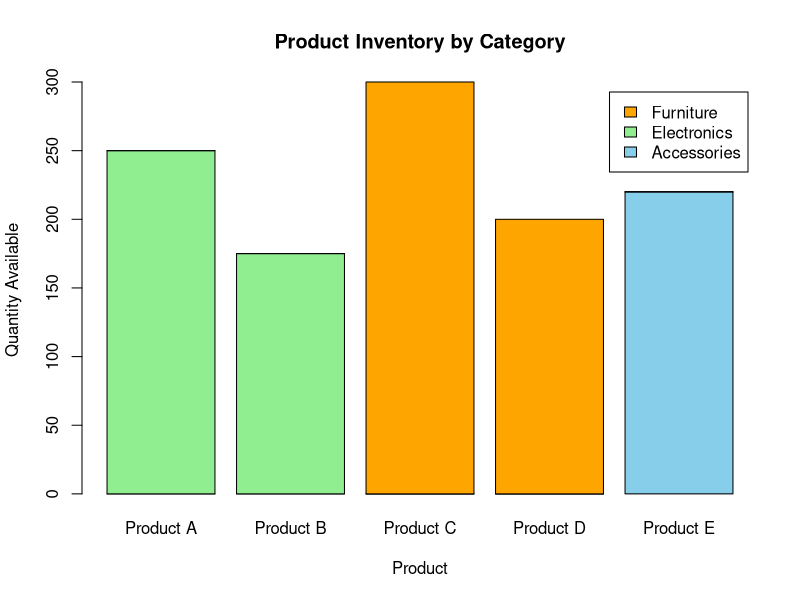

Recreate this plot in R.
# ==========================================
# PROGRAM 2: STACKED BAR CHART
# ==========================================
# Product data
product <- c(
  "Product A",
  "Product B",
  "Product C",
  "Product D",
  "Product E"
)
category <- c(
  "Electronics",
  "Electronics",
  "Furniture",
  "Furniture",
  "Accessories"
)
quantity <- c(
  250,
  175,
  300,
  200,
  220
)
# Create table
inventory_table <- xtabs(
  quantity ~ category + product
)
# Create stacked bar chart
barplot(
  inventory_table,
  beside = FALSE,
  xlab = "Product",
  ylab = "Quantity Available",
  main = "Product Inventory by Category",
  col = c("skyblue", "lightgreen", "orange"),
  legend.text = TRUE
)
